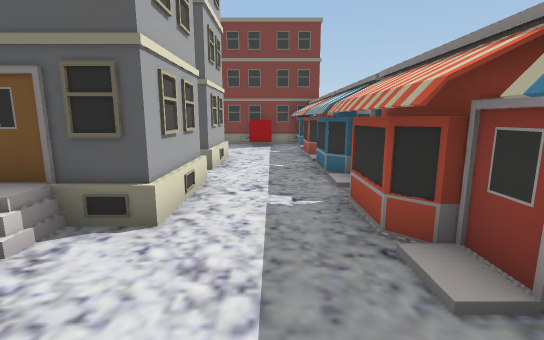
view 1 (above)

20 first-person views from a walk through a 3-D level made in the Unity game engine. The camera is 1.3 m above the floor, tilts 10° down and sees 85° across. The floor is counted in squares, 1 m on a side. Each view is taken from the middle of a square. On the plan, view 1 faces up. The plan holds only what a view shows up to about 14 squares ahead; the rest is blank. The place goes on beyond the plan.

view 2
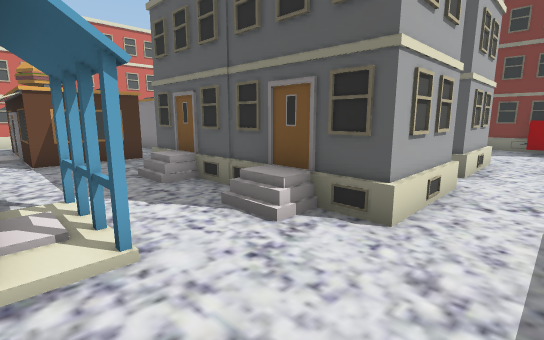

view 3
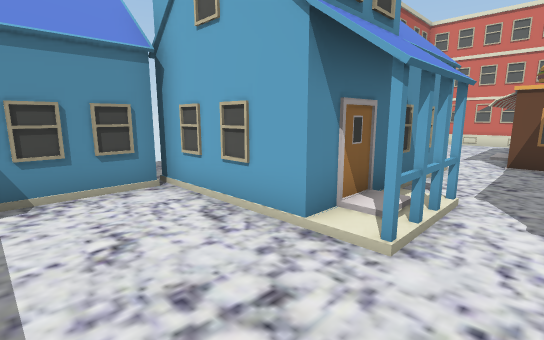

view 4
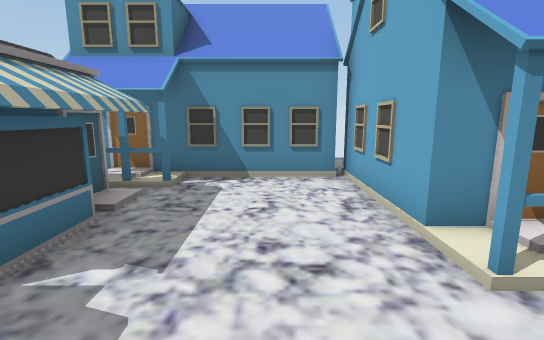

view 5
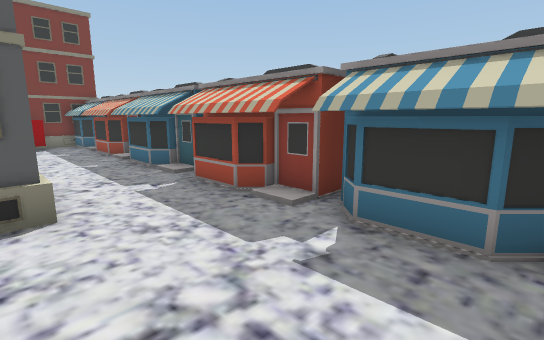

view 6
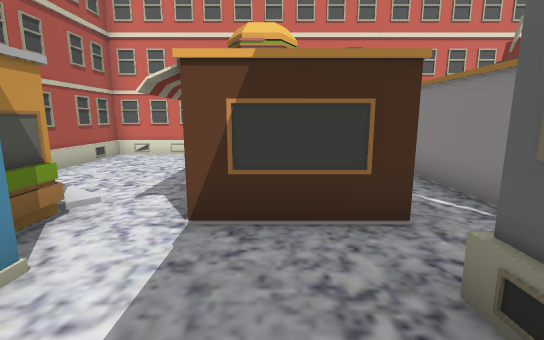

view 7
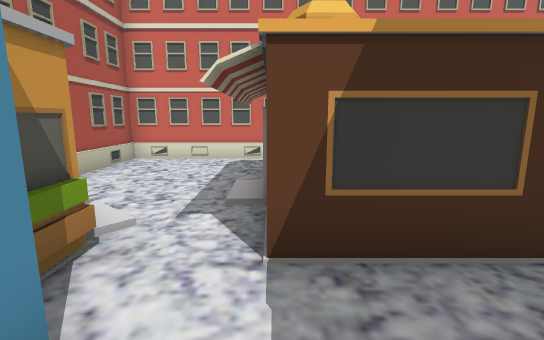

view 8
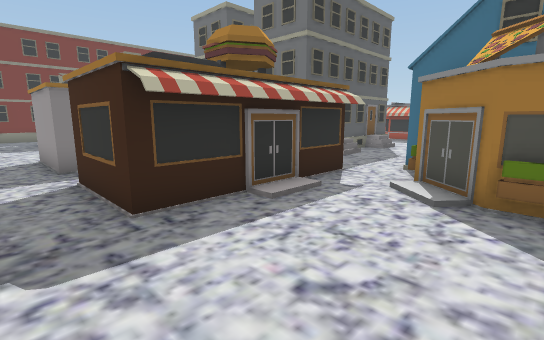

view 9
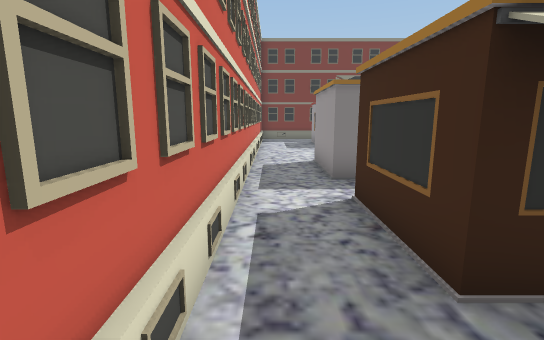

view 10
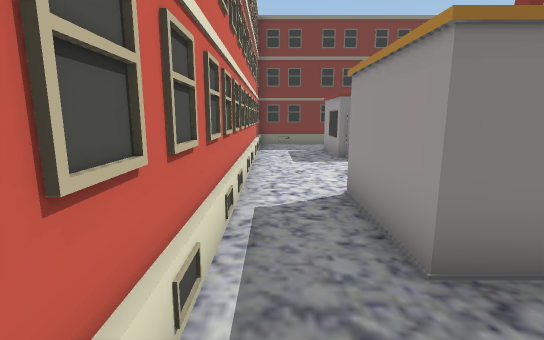

view 11
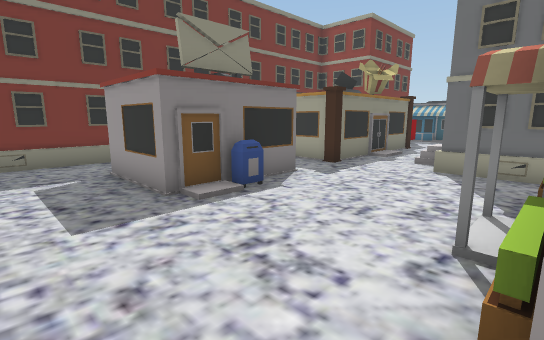

view 12
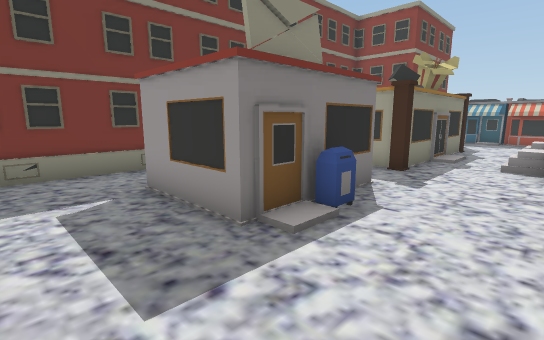

view 13
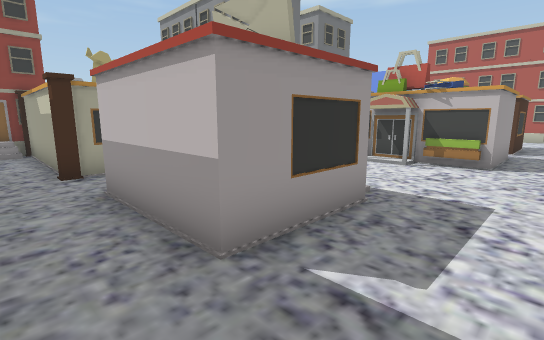

view 14
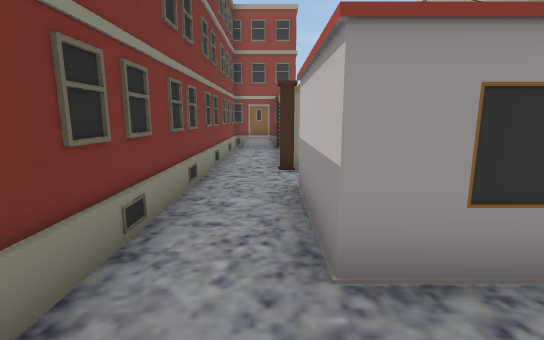

view 15
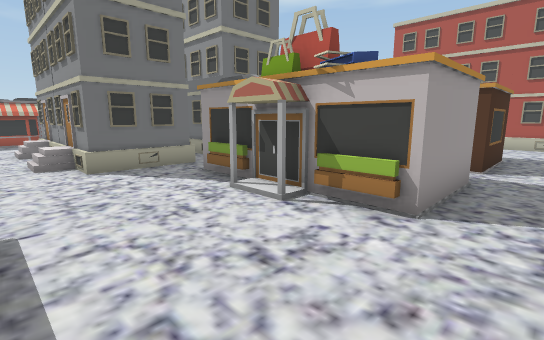

view 16
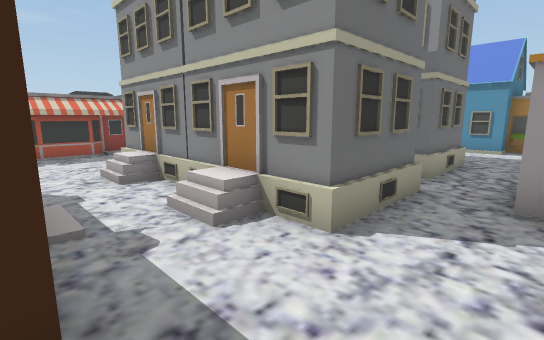

view 17
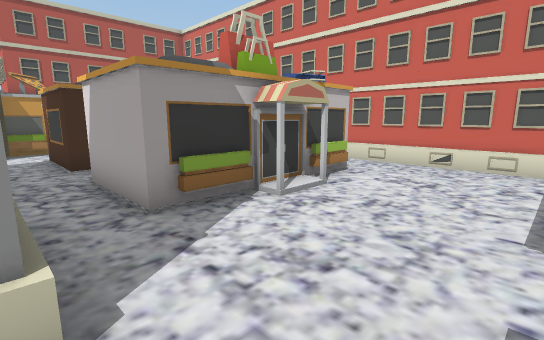

view 18
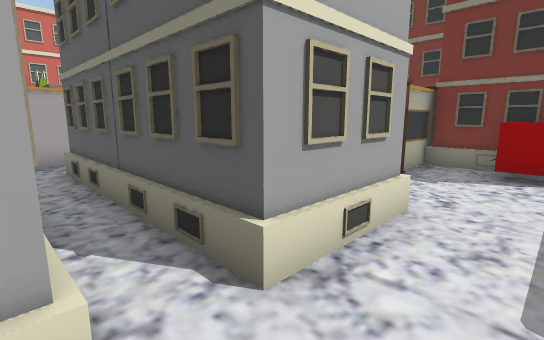

view 19
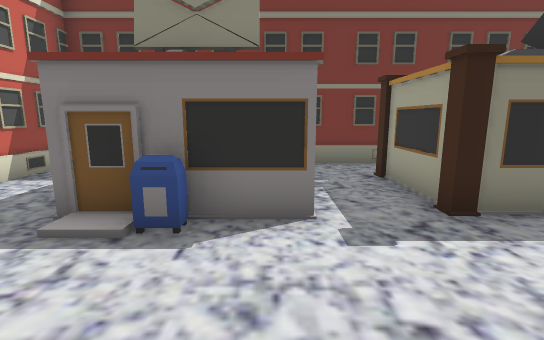

view 20
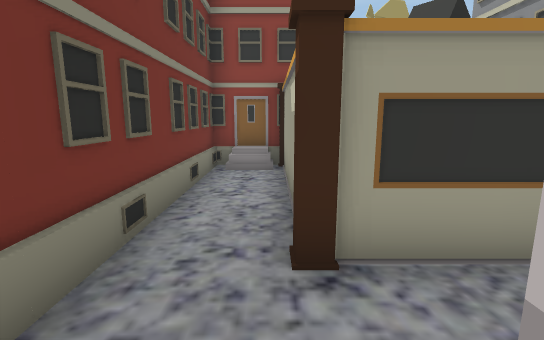

### Floor plan
Key: @ floor where view 1 was taken; # wall or solid block; . floor; / step, stairs or slope; B building; C red cube; H house; O other object.
Columns run from 17 left of view 1 to 3 right of it. Each row starts with its distance up from view 1.
 18 ###############
 17 #.............#
 16 #........OOOOOO
 15 #..OOOO..O    O###OB
 14 #..OOOO..OOOOOO.CCOO
 13 #..OOOO..OOOOOO...OO
 12 #....O............OO
 11 #.........//.//...OO
 10 #........#####B#..OO
  9 #...OO...### # #..OO
  8 #.OOOOOO.###B###..OO
  7 #.O OO O..........OO
  6 #.OO  OO.###   #..OO
  5 #..OOOOO.# #B  #..OO
  4 #..O   O.###B###..OO
  3 #.O    O...O..O...OO
  2 #.O OOOO..........OOO
  1 #.OOOOOO....HHH...OO
  0 #........####H#..@OO
 -1 #......OO#    #...OO
 -2 #.....OOO     #...HHH
 -3 #.....OOO     #....
 -4 #####         #######

Where each view was taken, in squares from view 1:
view 1: 0 up, 0 right, facing up
view 2: 0 up, 0 right, facing up-left
view 3: 2 up, 0 right, facing down-left
view 4: 3 up, 1 left, facing down
view 5: 1 down, 2 left, facing up-right
view 6: 2 up, 6 left, facing left
view 7: 1 up, 7 left, facing left
view 8: 3 down, 16 left, facing up-right
view 9: 1 down, 16 left, facing up
view 10: 3 up, 16 left, facing up
view 11: 8 up, 16 left, facing up-right
view 12: 10 up, 16 left, facing up-right
view 13: 17 up, 16 left, facing down-right
view 14: 16 up, 16 left, facing right
view 15: 12 up, 16 left, facing down-right
view 16: 13 up, 10 left, facing down-right
view 17: 12 up, 8 left, facing down-left
view 18: 6 up, 0 right, facing up-left
view 19: 9 up, 11 left, facing up
view 20: 16 up, 11 left, facing right
